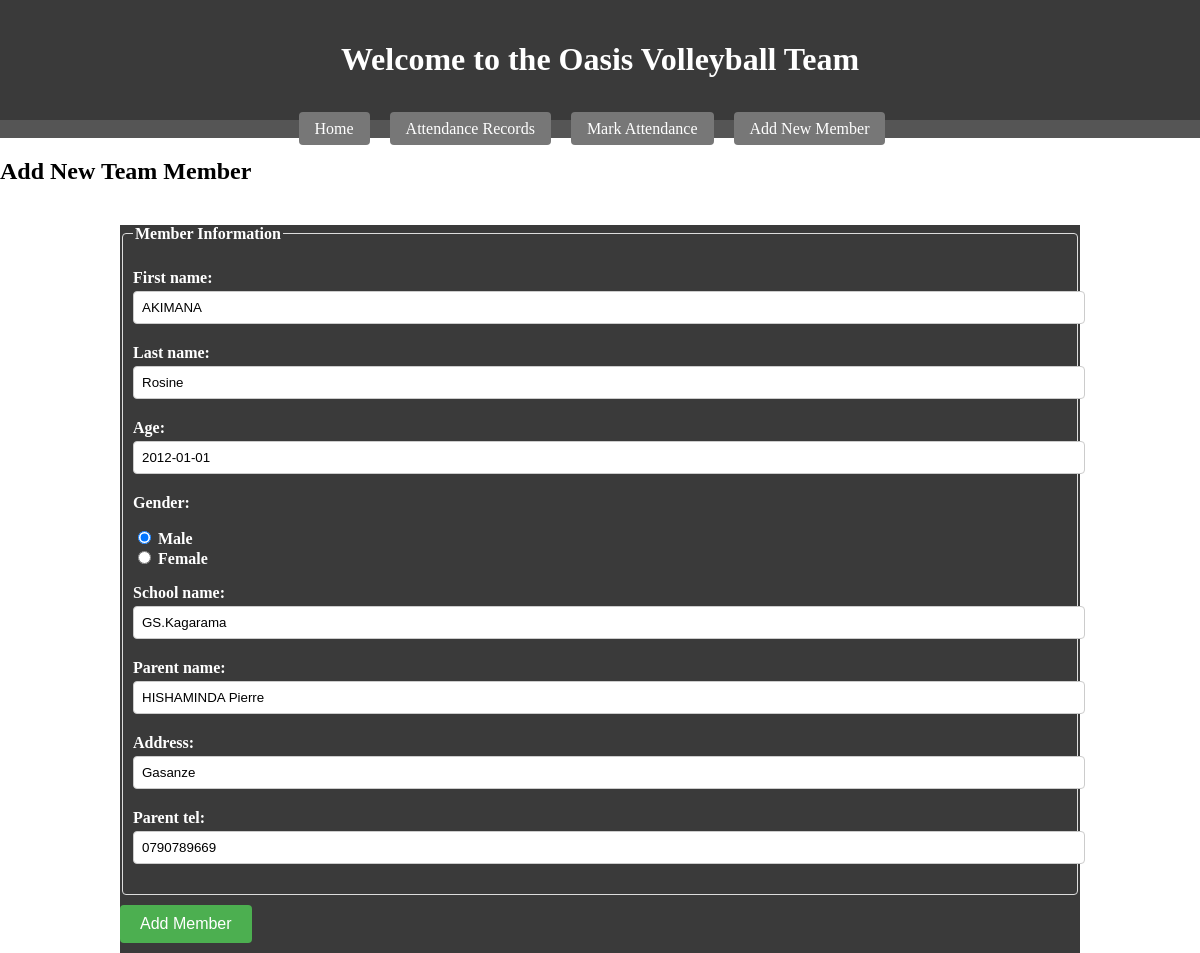
The app's page /members/34/ with its own data.
### attendance/models.py (models this page shows, shortened)
class Team(models.Model):
    GENDER_CHOICES = [
        ('M', 'Male'),
        ('F', 'Female'),
    ]
    first_name = models.CharField(max_length=50)
    last_name = models.CharField(max_length=50)
    age = models.DateField(default=timezone.now)
    gender = models.CharField(max_length=1, choices=GENDER_CHOICES, default='M')
    address = models.CharField(max_length=50, default="Gasanze")
    school_name = models.CharField(max_length=100)
    parent_name = models.CharField(max_length=100)
    parent_tel = models.CharField(max_length=15)
    class Meta:
        ordering = ['first_name','last_name']

### attendance/views.py (the view)
# urls.py: path('members/<int:pk>/', views.team_member_update, name='team_member_update'),
def team_member_update(request, pk):
    member = get_object_or_404(Team, pk=pk)
    if request.method == 'POST':
        form = TeamMemberForm(request.POST, instance=member)
        if form.is_valid():
            form.save()
            return redirect('team_member_list')
    else:
        form = TeamMemberForm(instance=member)
    return render(request, 'attendanc/team_member_form.html', {'form': form})

### attendance/forms.py
class TeamMemberForm(forms.ModelForm):
     class Meta:
        model = Team
        fields = ['first_name', 'last_name', 'age','gender' ,'school_name', 'parent_name', 'address', 'parent_tel']
        widgets = {
            'gender': forms.RadioSelect(choices=Team.GENDER_CHOICES),
        }

### attendance/templates/attendanc/team_member_form.html (shortened to what this page needs)
 <!DOCTYPE html>
 <html lang="en">
 <head>
    {% load static %}
    <link rel="stylesheet" href="{% static 'css/styles.css' %}">
 </head>
 <body>
    <header>
        <h1>Welcome to the Oasis Volleyball Team</h1>
    </header>
        <nav>
            <ul>
                <li><a href="{% url 'home' %}">Home</a></li>
                <li><a href="{% url 'attendance_list' %}">Attendance Records</a></li>
                <li><a href="{% url 'attendance_create' %}">Mark Attendance</a></li>
                <li><a href="{% url 'team_member_create' %}">Add New Member</a></li>
            </ul>
        </nav>
    <h2>Add New Team Member</h2>
    <form method="post">
        <fieldset>
            <legend>Member Information</legend>
            {{ form.as_p }}
        </fieldset>
        <button type="submit" class="button">Add Member</button>
    </form>
 </body>
 </html>

### attendance/static/css/styles.css (style rules this page uses)
body { margin: 0; display: flex; flex-direction: column; min-height: 100vh; background-image: url("../images/background.jpg"); background-size: cover; background-repeat: no-repeat; background-position: center center; }
header, footer { background-color: #3a3a3a; color: #fff; padding: 1em; text-align: center; }
nav ul { list-style-type: none; padding: 0; text-align: center; background-color: #555; margin: 0; }
nav ul li { display: inline; margin-right: 1em; }
nav ul li a { text-decoration: none; color: #fff; padding: 0.5em 1em; background-color: #777; border-radius: 4px; }
legend { color: #fff; font-weight: bold; }
label { color: #fff; font-weight: bold; }
.button { display: inline-block; background-color: #4CAF50; color: white; padding: 10px 20px; text-align: center; text-decoration: none; font-size: 16px; cursor: pointer; border: none; border-radius: 4px; margin: 10px 0; }
form { margin-top: 20px; margin-left: 120px; width: 80%; height: 70%; background-color: #3a3a3a; }
fieldset { border: 1px solid #ddd; padding: 10px; border-radius: 4px; }
legend { font-weight: bold; }
input[type="text"], input[type="date"], input[type="email"], textarea { width: 100%; padding: 8px; margin: 4px 0; border: 1px solid #ccc; border-radius: 4px; }
input[type="submit"], button { margin-top: 10px; }
header, main { padding: 20px; }

### records on screen
Team: first_name "AKIMANA", last_name "Rosine", age "2012-01-01", gender "☑ Male ☐ Female", school_name "GS.Kagarama", parent_name "HISHAMINDA Pierre", address "Gasanze", parent_tel "0790789669"
